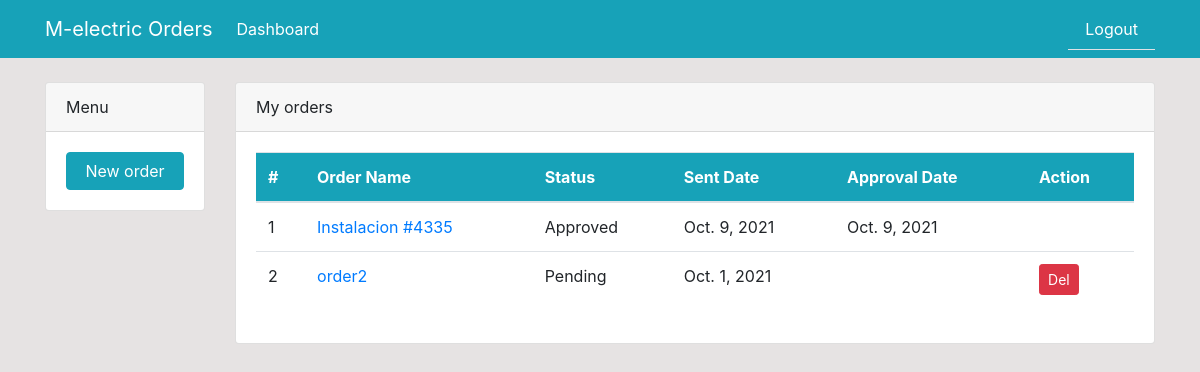
The page /dashboard (signed in) on the database as committed earlier.
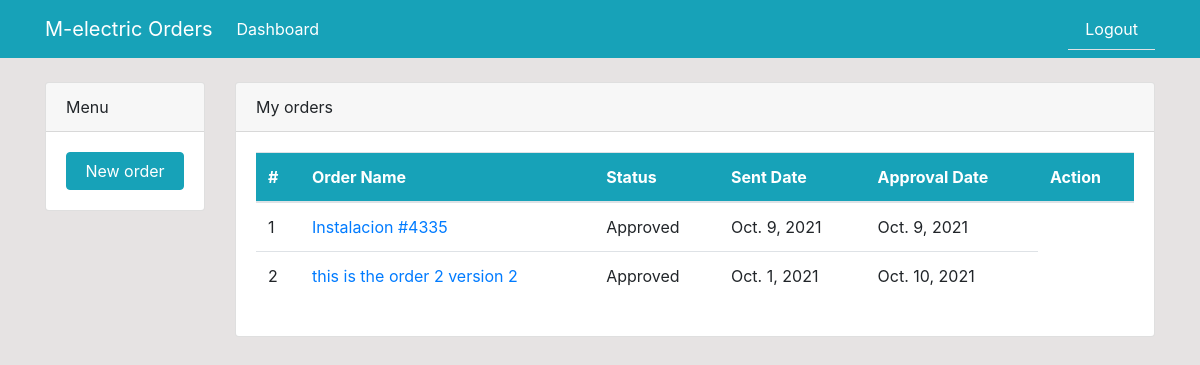
The same page on the database as committed later.
### dashboard/models.py (models this page shows, shortened)
class Order(models.Model):
	description = models.CharField('Order Description', max_length=100)
	status = models.CharField('Status', max_length=50, choices=STATUS)
	user = models.ForeignKey(User, blank=True, null=True, on_delete=models.CASCADE)
	products = models.ManyToManyField(Product, blank=True, through='ThroughModel')
	created = models.DateTimeField(auto_now_add=True)
	approval_date = models.DateTimeField('Approval Date', blank=True, null=True)

### dashboard/views.py (the view)
# urls.py: path('dashboard', views.index, name='index'),
@login_required
def index(request):
    orders_list = Order.objects.filter(user=request.user).order_by('-created')
    pending_orders = Order.objects.filter(status='Pending')
    context = {
        'orders_list': orders_list,
        'pending_orders': pending_orders,
    }
    return render(request, 'dashboard/index.html', context)

### templates/dashboard/index.html (shortened to what this page needs)
{% extends 'partials/base.html' %}
{% block content %}
{% if user.is_authenticated and user.is_staff %}
{% include 'dashboard/pending_orders.html' %}
{% else %}
{% include 'dashboard/employee_index.html' %}
{% endif %}
{% endblock %}

### templates/dashboard/employee_index.html
{% load crispy_forms_tags %}
<div class="container">
    <div class="row mt-4">
        <div class="col-md-2">
            <div class="card">
                <div class="card-header">
                    Menu
                </div>
                <div class="card-body">
                    <a class="btn btn-info btn-block" href="{% url 'new-order' %}">New order</a>
                </div>
            </div>
        </div>
        <div class="col-md-10">
            <div class="card">
                <div class="card-header">
                    My orders
                </div>
                <div class="card-body">
                    <table class="table bg-white">
                        <thead class="bg-info text-white">
                            <tr>
                                <th>#</th>
                                <th scope="col">Order Name</th>
                                <th scope="col">Status</th>
                                <th scope="col">Sent Date</th>
                                <th scope="col">Approval Date</th>
                                <th scope="col">Action</th>
                            </tr>
                        </thead>
                        <tbody>
                            {% for order in orders_list %}
                            <tr>
                                <td>{{ forloop.counter }}</td>
                                <td><a href="{% url 'order-detail' order.id %}">{{ order.description }}</a></td>
                                <td>{{ order.status }}</td>
                                <td>{{ order.created.date }}</td>
                                <td>{{ order.approval_date.date }}</td>
                                {% if order.status == "Pending" %}
                                <td><a class="btn btn-danger btn-sm" href="{% url 'pending-order-delete' order.id %}">Del</a></td>
                                {% endif %}
                            </tr>
                            {% endfor %}
                        </tbody>
                    </table>
                </div>
            </div>
        </div>
    </div>
</div>

Rows that differ between the two databases and show on the page:
changed Order: description "order2" → "this is the order 2 version 2"; status "Pending" → "Approved"; approval_date (not shown) → "Oct. 10, 2021"; no longer shows "Del"
